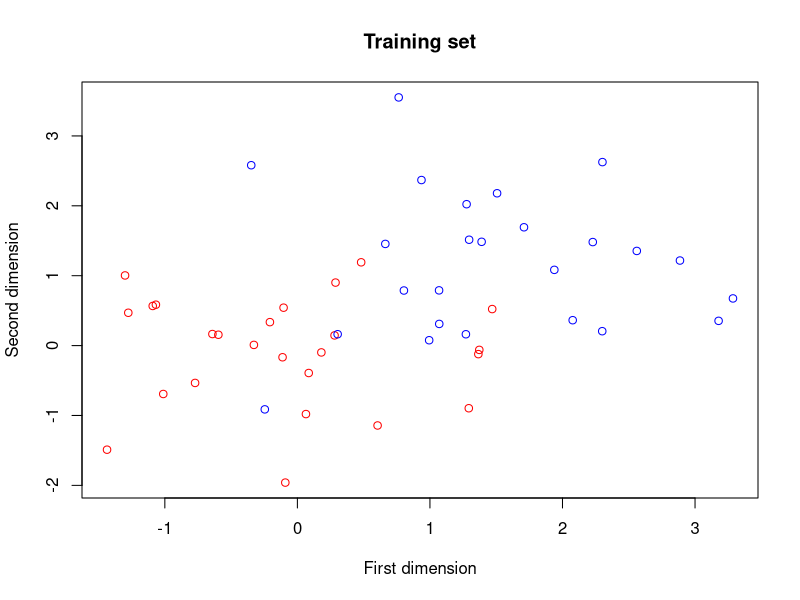
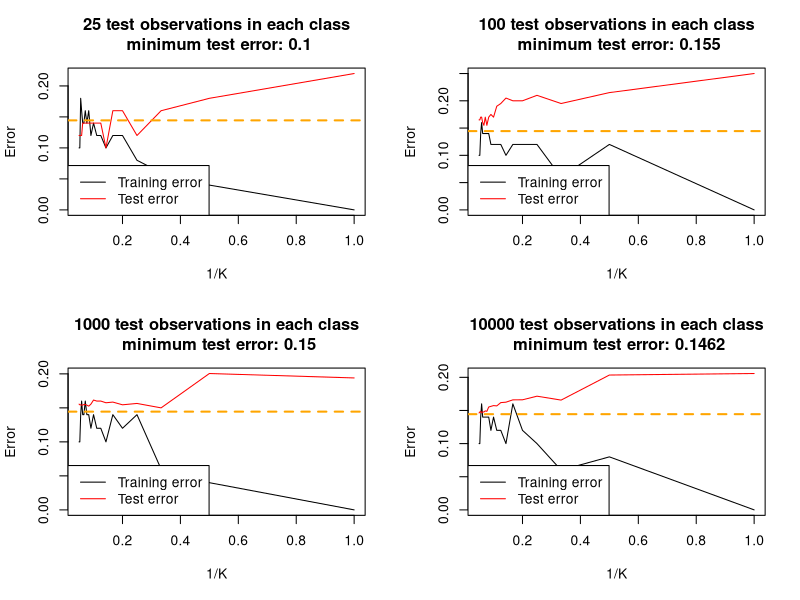

Recreate these plots in R, in order.

set.seed(042017)
n0 <- 25 * 2
train <- matrix(NA, n0, 2)
class <- rep("", n0)
# red class
train[1:(n0/2), 1] <- rnorm(n0/2, 0, 1)
train[1:(n0/2), 2] <- rnorm(n0/2, 0, 1)
class[1:(n0/2)] <- "red"

# blue class
train[(n0/2+1):n0, 1] <- rnorm(n0/2, 1.5, 1)
train[(n0/2+1):n0, 2] <- rnorm(n0/2, 1.5, 1)
class[(n0/2+1):n0] <- "blue"

plot(train[, 1], train[, 2], col = class, 
	 xlab = "First dimension", ylab = "Second dimension", main = "Training set")

## ---- 1b
nlist <- c(25, 100, 1000, 10000) * 2
par(mfrow = c(2, 2))
for(k in 1:4){
	n <- nlist[k]
	test <- matrix(NA, n, 2)
	class.test <- rep("", n)
	# red class
	test[1:(n/2), 1] <- rnorm(n/2, 0, 1)
	test[1:(n/2), 2] <- rnorm(n/2, 0, 1)
	class.test[1:(n/2)] <- "red"

	# blue class
	test[(n/2+1):n, 1] <- rnorm(n/2, 1.5, 1)
	test[(n/2+1):n, 2] <- rnorm(n/2, 1.5, 1)
	class.test[(n/2+1):n] <- "blue"

	## ---- 1c
	library(class)
	K <- 20
	error <- matrix(NA, K, 2)
	for(k in 1:K){
		knn1 <- knn(train=train, test=train, cl=class, k=k)
		error[k, 1] <- sum(knn1 != class) / n0
		knn2 <- knn(train=train, test=test, cl=class, k=k)
		error[k, 2] <- sum(knn2 != class.test) / n
	}
	plot(1/seq(1, K), error[, 1], ylim = range(error), type = "l",
		 xlab = "1/K", ylab = "Error", main = paste(round(n/2), "test observations in each class\n minimum test error:", round(min(error[, 2]), 4)))
	lines(1/seq(1, K), error[, 2], col = "red")	
	legend("bottomleft", c("Training error", "Test error"), 
			col = c("black", "red"), lty = c(1, 1))	 
	abline(h=1 - pnorm(sqrt(1.5 ^ 2 + 1.5 ^ 2) / 2), col = 'orange', lty = 2, lwd = 2)
}
